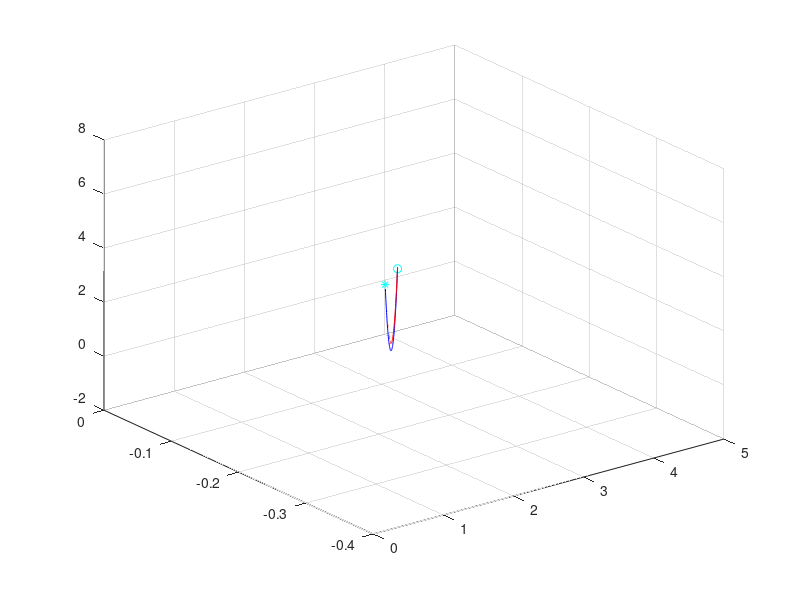

Recreate this plot in MATLAB.
clear;
clc;

par1=[4.13810 -0.00476 0.00000 0.65000 -0.35000 6.20000 0.889 -1.456 0.380]; %Posicion 36 catenary (coll car 36 - 38)
par2=[4.13810 -0.00476 0.00000 0.65000 -0.35000 6.20000 0.811206 -1.20008 0.442935];%Posicion 36 parabola

num_point_per_unit_length = 20;
delta_x = (par1(1,4) - par1(1,1));
delta_y = (par1(1,5) - par1(1,2));
delta_z = (par1(1,6) - par1(1,3));
dxy_ = sqrt(delta_x * delta_x + delta_y * delta_y );
dist_= sqrt(delta_x * delta_x + delta_y * delta_y + delta_z * delta_z );
u_x = delta_x /dxy_;
u_y = delta_y /dxy_;
d_ = dxy_;
d_z = abs(par1(1,3)-par1(1,6));

if (dxy_ < 0.0001)
	u_x = 0.0;
    u_y = 0.0;
	d_ = d_z;
end
	
if (d_ < 1.0)
        if (d_ < abs(par1(1,3)-par1(1,3)))
            num_point_catenary = ceil(abs(par1(1,3)-par1(1,3)) * 10.0);
        else
            num_point_catenary = ceil(d_ * 10.0);
        end
else
	num_point_catenary = ceil(num_point_per_unit_length * d_);
end

v_pts_par1=[]; v_pts_par2=[];
% Catenary Equation
step = 0;
for c = 0:num_point_catenary
    x = par1(1,1) + u_x * step;
    y = par1(1,2) + u_y * step;
    
    z_p1 = par1(1,7)*step*step+par1(1,8)*step+par1(1,9); % Catenary equation
    z_p2 = par2(1,7)*step*step+par2(1,8)*step+par2(1,9); % Catenary equation

    step = step + d_/ num_point_catenary;  
    v_pts_par1=[v_pts_par1;x,y,z_p1];
    v_pts_par2=[v_pts_par2;x,y,z_p2];
end

grid
plot3(par1(1,1),par1(1,2),par1(1,3)+0.38,'oc')
hold on
plot3(par1(1,4),par1(1,5),par1(1,6),'*c')
hold on
plot3(v_pts_par1(:,1), v_pts_par1(:,2), v_pts_par1(:,3),'b')
hold on;
plot3(v_pts_par2(:,1), v_pts_par2(:,2), v_pts_par2(:,3),'r')
grid;